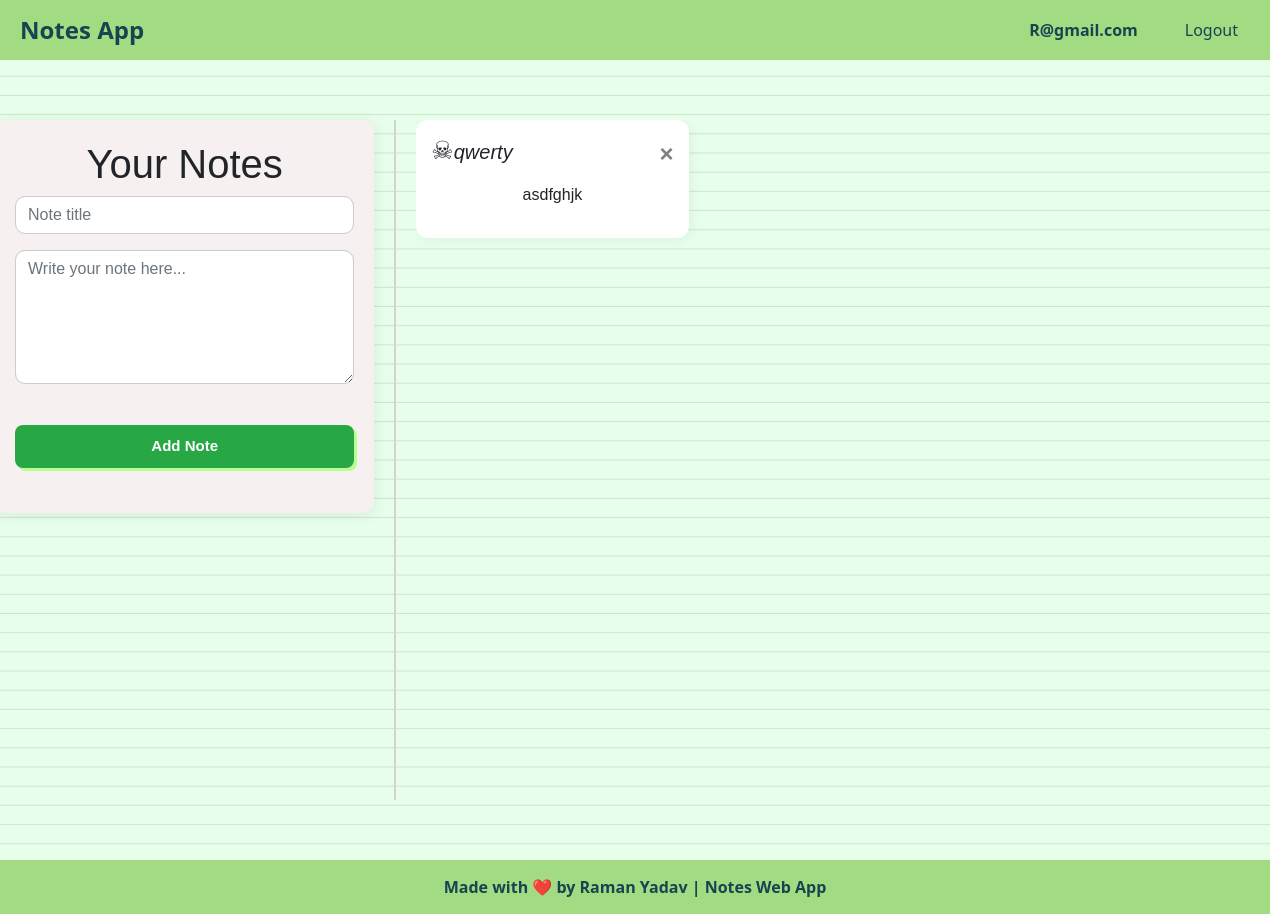
The app's page / (signed in) with its own data.
### website/models.py (models this page shows)
class User(db.Model, UserMixin):
    id = db.Column(db.Integer, primary_key = True)
    email = db.Column(db.String(150), unique=True)
    password = db.Column(db.String(150))
    name = db.Column(db.String(150))
    notes = db.relationship('Note')

class Note(db.Model):
    id = db.Column(db.Integer, primary_key=True)
    title = db.Column(db.String(150))
    data = db.Column(db.String(10000))
    date = db.Column(db.DateTime(timezone=True), default=func.now())
    user_id = db.Column(db.Integer, db.ForeignKey('user.id'))

### website/views.py (the view, shortened to what this page needs)
@views.route('/', methods=['GET', 'POST'])
@login_required
def home():
    return render_template("home.html", user=current_user)

### website/__init__.py (called while the page is built)
def create_app():
    app = Flask(__name__)
    app.config['SECRET_KEY'] = "qwertyuio"
    app.config['SQLALCHEMY_DATABASE_URI'] = f'sqlite:///{DB_NAME}'
    app.config['DEBUG'] = True
    db.init_app(app)
    from.views import views
    from.auth import auth
    app.register_blueprint(views, url_prefix='/')
    app.register_blueprint(auth, url_prefix='/')
    from .models import User, Note
    create_database(app)
    login_manager = LoginManager()
    login_manager.login_view = 'auth.login'
    login_manager.init_app(app)
    @login_manager.user_loader
    def load_user(id):
        return User.query.get(int(id))
    return app

### website/templates/home.html (shortened to what this page needs)
{% extends "base.html" %}
{% block content %}
<div class="home-layout">
  <div class="note-form-section">
    <h1 align="center">Your Notes</h1>
    <form method="POST" class="note-form">
      <div class="form-group">
        <input type="text" name="title" class="form-control" placeholder="Note title" required />
      </div>
      <div class="form-group">
        <textarea name="data" class="form-control" placeholder="Write your note here..." rows="5" required></textarea>
      </div>
      <button type="submit" class="btn btn-success">Add Note</button>
    </form>
  </div>
  <div class="note-list-section">
    <div class="note-grid">
      {% for note in user.notes %}
      <div class="note-card">
        <div class="note-header">
          <h5><span style='font-size:25px;'>&#9760</span><i>{{ note.title }}</i></h5>
          <button type="button" class="close" onClick="deleteNote({{ note.id }})">
            <span aria-hidden="true">&times;</span>
          </button>
        </div>
        <p>{{ note.data }}</p>
      </div>
      {% endfor %}
    </div>
  </div>
</div>
{% endblock %}

### website/templates/base.html (shortened to what this page needs)
<!DOCTYPE html>
<html>
<head>
  <link rel="stylesheet" href="https://stackpath.bootstrapcdn.com/bootstrap/4.4.1/css/bootstrap.min.css"
 />
  <link rel="stylesheet" href="https://stackpath.bootstrapcdn.com/font-awesome/4.7.0/css/font-awesome.min.css"
 />
  <link rel="stylesheet" href="{{ url_for('static', filename='style.css') }}">
  <link rel="stylesheet" href="{{ url_for('static', filename='form_style.css') }}">
  <link rel="stylesheet" href="{{ url_for('static', filename='home_style.css') }}">
</head>
<body>
  <nav class="navbar">
    <a href="/" class="navbar-brand">Notes App</a>
    <div class="navbar-right">
      <span class="user-email">{{ user.email }}</span>
      {% if user.is_authenticated %}
        <div class="navbar-links">
          <a href="/logout">Logout</a>
        </div>
      {% else %}
        <div class="navbar-links">
          <a href="/login">Login</a>
          <a href="/sign-up">Sign Up</a>
        </div>
      {% endif %}
    </div>
  </nav>
<div class="container">
  {% block content %}
  {% endblock %}
</div>
<div class="container_background">
  <div class="overlay"></div>
</div>
<footer class="footer">
   Made with ❤️ by Raman Yadav | Notes Web App
</footer>
</body>
</html>

### website/static/style.css (style rules this page uses)
body { background-color: #FDFAF6; font-family: 'Segoe UI', Tahoma, Geneva, Verdana, sans-serif; }
.container_background { position: fixed; top: 0; left: 0; width: 100%; height: 100%; z-index: -2; background-image: linear-gradient(#ffffff 1.1rem, #ccc 1.2rem); background-size: 100% 1.2rem; }
.container_background .overlay { position: absolute; top: 0; left: 0; height: 100%; width: 100%; background-color: rgba(167, 255, 176, 0.271); z-index: -1; }
.navbar { background-color: #a3db83; display: flex; justify-content: space-between; align-items: center; padding: 0 20px; height: 60px; box-shadow: #E4EFE7; width: 100%; top: 0; }
.navbar-brand { color: #164451; font-size: 1.5rem; font-weight: bold; text-decoration: none; }
.navbar-right { display: flex; align-items: center; gap: 20px; }
.user-email { font-weight: bold; color: #164451; margin-right: 15px; }
.navbar-links { display: flex; gap: 15px; }
.navbar-links a { color: #164451; font-weight: 500; text-decoration: none; padding: 8px 12px; border-radius: 10px; transition: all 0.3s ease; }
.container { display: flex; align-items: center; justify-content: center; flex-direction: column; text-align: center; min-height: 100vh; padding: 20px; background: transparent; }
.footer { background-color: #a3db83; color: #164451; text-align: center; padding: 15px 0; margin-top: 0px; font-weight: bold; box-shadow:#E4EFE7; }

### website/static/form_style.css (style rules this page uses)
.container { display: flex; align-items: center; justify-content: center; flex-direction: column; text-align: center; }
.btn { padding: 15px; margin: 25px 0px; width: 290px; font-size: 15px; background: #7ed760; border-radius: 10px; font-weight: 800; box-shadow: 3px 3px 0px 0px #b7ff90; }

### website/static/home_style.css (style rules this page uses)
.home-layout { display: flex; height: 90vh; width: 120%; padding: 20px; gap: 20px; font-family: 'Poppins', sans-serif; }
.note-form-section { width: 30%; padding: 20px; background-color: #F6F0F0; border-radius: 12px; position: sticky; top: 80px; height: fit-content; box-shadow: 0 2px 15px rgba(0, 0, 0, 0.08); }
.note-list-section { width: 68%; max-height: 80vh; padding-right: 10px; overflow-y: auto; }
.note-grid { column-count: 3; column-gap: 16px; }
.note-card { background-color: #fff; border-radius: 12px; padding: 15px; margin-bottom: 16px; display: inline-block; width: 100%; box-sizing: border-box; box-shadow: 2px 2px 12px rgba(0, 0, 0, 0.05); transition: transform 0.2s ease; overflow-wrap: break-word; }
.note-header { display: flex; justify-content: space-between; align-items: center; margin-bottom: 10px; }
.note-form .form-control { border-radius: 10px; box-shadow: none; border: 1px solid #ccc; margin-bottom: 15px; }
.note-form .btn-success { width: 100%; border-radius: 8px; padding: 10px; font-weight: 600; background-color: #28a745; border: none; }

### records on screen
User: email "R@gmail.com"
Note: title "qwerty", data "asdfghjk"
